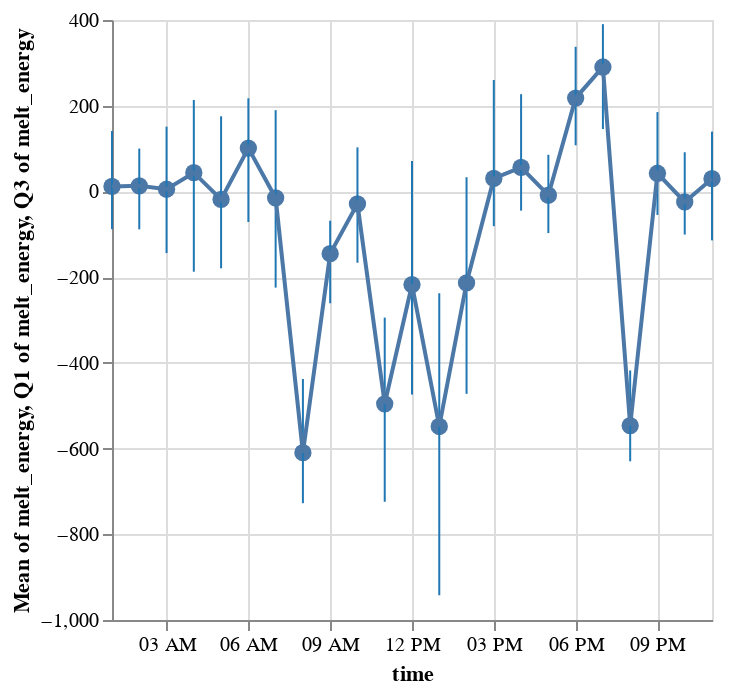

Here is the notebook cell this chart was saved with:
### Code cell
src1 = ds_lazy.interp(y = -8).sel(
    time = slice('20230517 0000', '20230517 2359'),
    x = slice(14,19)
).surface
src1 = src1.diff('time').to_dataframe().dropna().reset_index().dropna()
mm_hr = src1.surface
snowmelt_m_per_s = mm_hr / (60*60)
snow_density = 430 * units("kg/m^3")
specific_heat_of_fusion = 334 * units("kJ/kg")

melt_energy = (   
    (
        snowmelt_m_per_s.values * units("m^3/s") * snow_density * specific_heat_of_fusion
    ) / (1*units("m^2"))
).to("W/m^2")
src1['melt_energy'] = melt_energy.magnitude

alt.Chart(src1).mark_circle(size=75).encode(
    alt.X('time:T'),
    alt.Y('mean(melt_energy):Q')
)+ alt.Chart(src1).mark_rule(color='#1f77b4').encode(
    alt.X('time:T'),
    alt.Y('q1(melt_energy):Q'),
    alt.Y2('q3(melt_energy):Q')
) + alt.Chart(src1).mark_line().encode(
    alt.X('time:T'),
    alt.Y('mean(melt_energy):Q')
)

### Figure 1 — Vega-Lite specification as saved in the notebook (floating-point values rounded to 4 significant figures; data arrays with more than 128 entries replaced by an {"elided": "..."} marker saying what was removed)
{"config": {"view": {"continuousWidth": 300, "continuousHeight": 300}}, "layer": [{"mark": {"type": "circle", "size": 75}, "encoding": {"x": {"field": "time", "type": "temporal"}, "y": {"aggregate": "mean", "field": "melt_energy", "type": "quantitative"}}}, {"mark": {"type": "rule", "color": "#1f77b4"}, "encoding": {"x": {"field": "time", "type": "temporal"}, "y": {"aggregate": "q1", "field": "melt_energy", "type": "quantitative"}, "y2": {"aggregate": "q3", "field": "melt_energy"}}}, {"mark": {"type": "line"}, "encoding": {"x": {"field": "time", "type": "temporal"}, "y": {"aggregate": "mean", "field": "melt_energy", "type": "quantitative"}}}], "data": {"name": "data-1703bfb87aefafbd00282aebac3172e4"}, "$schema": "https://vega.github.io/schema/vega-lite/v5.20.1.json", "datasets": {"data-1703bfb87aefafbd00282aebac3172e4": {"elided": "1150 records"}}}
